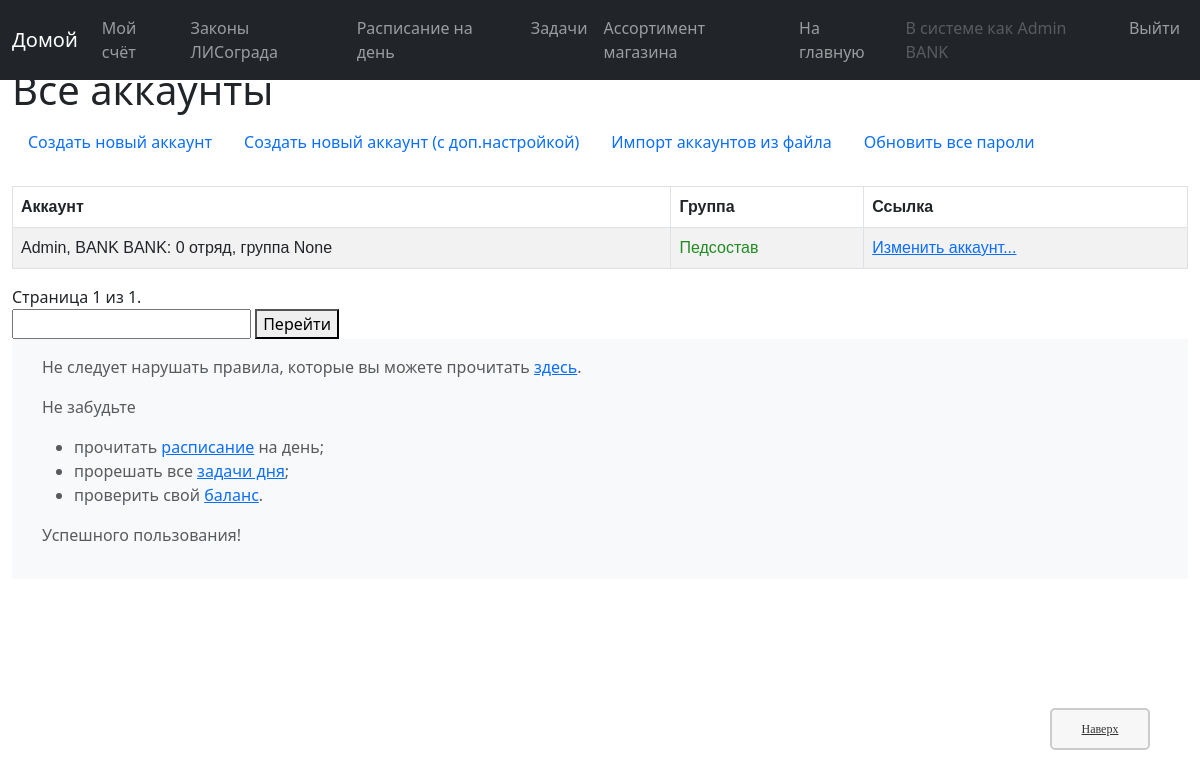
Before: /bank/account/info/ (signed in) with the older database file.
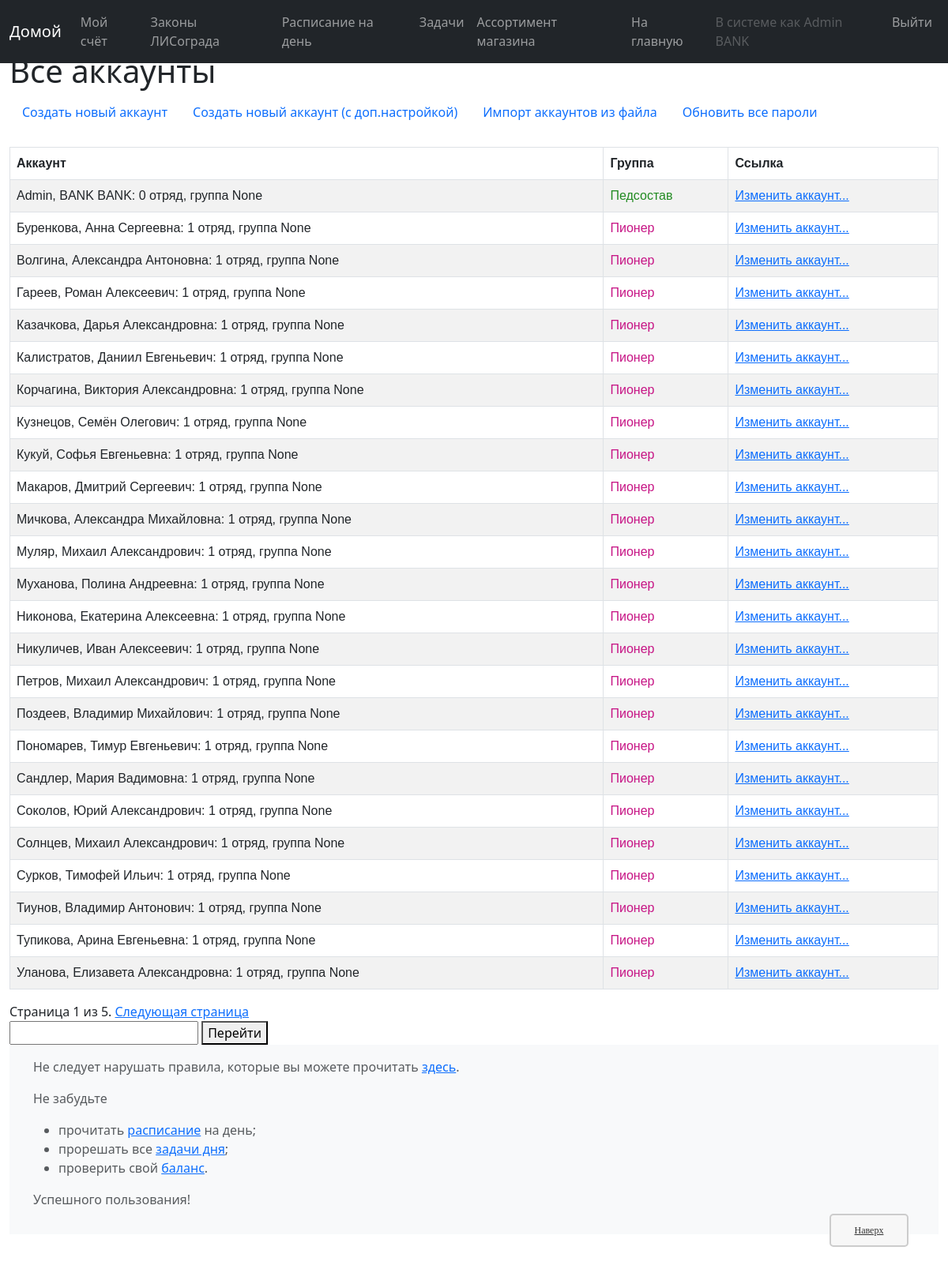
After: the same page with the newer database file.
### bank/models.py (models this page shows, shortened)
class account(models.Model):
    user = models.OneToOneField(User, on_delete=models.CASCADE, verbose_name="Пользователь:")
    balance = models.FloatField(default=0, verbose_name="Баланс:")
    id = models.UUIDField(primary_key=True, default=uuid.uuid4, help_text="Уникальный ID аккаунта.")#, editable=False)
    first_name = models.CharField(max_length=40, default='Not stated', verbose_name="Имя:")        #   Имя
    middle_name = models.CharField(max_length=40, default='Not stated', verbose_name="Отчество:")  #   Отчество
    last_name = models.CharField(max_length=40, default='Not stated', verbose_name="Фамилия:")     #   Фамилия
    user_group = models.CharField(max_length=40, choices=EXISTING_GROUPS, default='None', help_text='Группа обучения', verbose_name="Занятия:")
    party = models.IntegerField(default=0, verbose_name="Отряд:")
    theme_self = models.CharField(max_length=50, choices=EXISTING_THEMES, default='default', help_text="Как это выглядит, можно посмотреть ниже.", verbose_name="Тема:")
    account_status = models.CharField(max_length=100, default='', blank=True, verbose_name="Статус:")
    class Meta:
        ordering = ["party", "last_name"]
        permissions = PERMISSIONS
    def get_absolute_url_for_edit(self):
        return reverse('account-edit-n', args=[str(self.id)])
    def info(self):
        return f'{self.last_name}, {self.first_name} {self.middle_name}: {self.party} отряд, группа {self.user_group}'
    def short_name(self):
        return f'{self.last_name} {self.first_name}'
    def is_ped(self):
        group = self.user.groups.get(name="pedagogue")
        return group is not None

### bank/views/accounts.py (the view)
@permission_required('bank.staff_')
@permission_required('bank.edit_users')
def account_info(request):
    acc_all = account.objects.all()
    paginator1 = Paginator(acc_all, 25)
    page1 = request.GET.get('page1')
    try:
        items1 = paginator1.page(page1)
    except PageNotAnInteger:
        items1 = paginator1.page(1)
    except EmptyPage:
        items1 = paginator1.page(paginator1.num_pages)
    return render(
        request,
        'bank/accounts/account_status.html',
        context={
            'object_list': items1,
        }
    )

### templates/bank/accounts/account_status.html (shortened to what this page needs)
{% extends "bank/base_generic.html" %}
{% block content %}
    <h1>Все аккаунты</h1>
    <ul class="nav">
    {% if perms.bank.staff_ %}
        <li class="nav-item"><a class="nav-link active" aria-current="page" href="{% url 'new-user' %}">Создать новый аккаунт</a></li>
        <li class="nav-item"><a class="nav-link active" aria-current="page" href="{% url 'new-user-custom' %}">Создать новый аккаунт (с доп.настройкой)</a></li>
        <li class="nav-item"><a class="nav-link active" aria-current="page" href="{% url 'new-user-auto' %}">Импорт аккаунтов из файла</a></li>
        {% if object_list %}
        <li class="nav-item"><a class="nav-link active" aria-current="page" href="{% url 'update-all-pass' %}">Обновить все пароли</a></li>
        {% endif %}
    {% endif %}
    </ul>
    <br />
    {% if object_list %}
    <table class="table table-striped table-hover table-bordered" cellpadding=30px>
        <thead>
            <tr>
                <th scope="col">Аккаунт</th>
                <th score="col">Группа</th>
                <th score="col">Ссылка</th>
            </tr>
        </thead>
        <tbody>
        {% for element in object_list %}
        <tr>
            <td>{{ element.info }}</td>
            <td>
                {% if element.is_ped == True %}
                    <span class="green">Педсостав</span>
                {% else %}
                    <span class="red">Пионер</span>
                {% endif %}
            </td>
            <td><a href="{{ element.get_absolute_url_for_edit }}">Изменить аккаунт...</a></td>
        </tr>
        {% endfor %}
    </table>
    <span class="page-current">
        Страница {{ object_list.number }} из {{ object_list.paginator.num_pages }}.
    </span>
    {% if object_list.has_next %}
        <a href="?page1={{ object_list.next_page_number }}">Следующая страница</a>
    {% endif %}
    <form method="GET" action="{% url 'info-users' %}">
        <input type="text" name="page1" value="{{ messages.number }}" />
        <button type="submit">Перейти</button>
    </form>
    {% else %}
      <p>Ещё не существует ни одного аккаунта.</p>
    {% endif %}
{% endblock %}

Changed rows visible on the page:
added account: info "Буренкова, Анна Сергеевна: 1 отряд, группа None", shows "Пионер"
added account: info "Волгина, Александра Антоновна: 1 отряд, группа None", shows "Пионер"
added account: info "Гареев, Роман Алексеевич: 1 отряд, группа None", shows "Пионер"
added account: info "Казачкова, Дарья Александровна: 1 отряд, группа None", shows "Пионер"
added account: info "Калистратов, Даниил Евгеньевич: 1 отряд, группа None", shows "Пионер"
added account: info "Корчагина, Виктория Александровна: 1 отряд, группа None", shows "Пионер"
added account: info "Кузнецов, Семён Олегович: 1 отряд, группа None", shows "Пионер"
added account: info "Кукуй, Софья Евгеньевна: 1 отряд, группа None", shows "Пионер"
added account: info "Макаров, Дмитрий Сергеевич: 1 отряд, группа None", shows "Пионер"
added account: info "Мичкова, Александра Михайловна: 1 отряд, группа None", shows "Пионер"
added account: info "Муляр, Михаил Александрович: 1 отряд, группа None", shows "Пионер"
added account: info "Муханова, Полина Андреевна: 1 отряд, группа None", shows "Пионер"
added account: info "Никонова, Екатерина Алексеевна: 1 отряд, группа None", shows "Пионер"
added account: info "Никуличев, Иван Алексеевич: 1 отряд, группа None", shows "Пионер"
added account: info "Петров, Михаил Александрович: 1 отряд, группа None", shows "Пионер"
added account: info "Поздеев, Владимир Михайлович: 1 отряд, группа None", shows "Пионер"
added account: info "Пономарев, Тимур Евгеньевич: 1 отряд, группа None", shows "Пионер"
added account: info "Сандлер, Мария Вадимовна: 1 отряд, группа None", shows "Пионер"
added account: info "Соколов, Юрий Александрович: 1 отряд, группа None", shows "Пионер"
added account: info "Солнцев, Михаил Александрович: 1 отряд, группа None", shows "Пионер"
added account: info "Сурков, Тимофей Ильич: 1 отряд, группа None", shows "Пионер"
added account: info "Тиунов, Владимир Антонович: 1 отряд, группа None", shows "Пионер"
added account: info "Тупикова, Арина Евгеньевна: 1 отряд, группа None", shows "Пионер"
added account: info "Уланова, Елизавета Александровна: 1 отряд, группа None", shows "Пионер"
Other visible differences:
{{ object_list.paginator.num_pages }}: "1" → "5"
text now shown: "Следующая страница"
